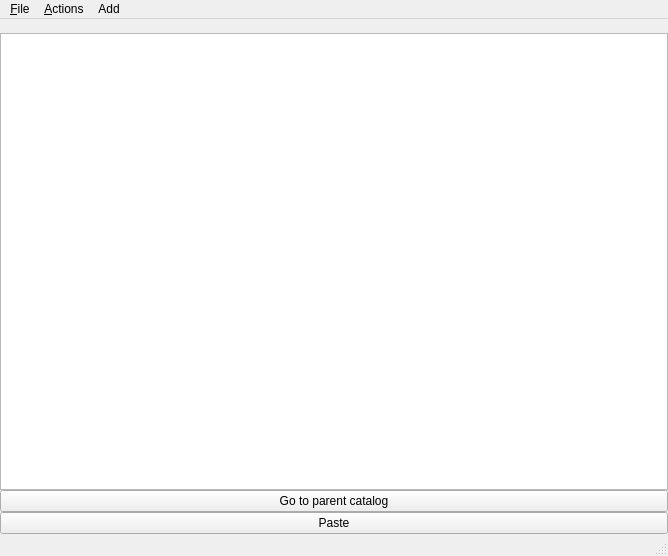
<?xml version="1.0" encoding="UTF-8"?>
<ui version="4.0">
 <class>MainWindow</class>
 <widget class="QMainWindow" name="MainWindow">
  <property name="geometry">
   <rect>
    <x>0</x>
    <y>0</y>
    <width>668</width>
    <height>556</height>
   </rect>
  </property>
  <property name="sizePolicy">
   <sizepolicy hsizetype="Maximum" vsizetype="Maximum">
    <horstretch>0</horstretch>
    <verstretch>0</verstretch>
   </sizepolicy>
  </property>
  <property name="windowTitle">
   <string>Filesystem</string>
  </property>
  <widget class="QWidget" name="centralwidget">
   <layout class="QVBoxLayout">
    <property name="spacing">
     <number>0</number>
    </property>
    <property name="leftMargin">
     <number>0</number>
    </property>
    <property name="topMargin">
     <number>0</number>
    </property>
    <property name="rightMargin">
     <number>0</number>
    </property>
    <property name="bottomMargin">
     <number>0</number>
    </property>
    <item>
     <widget class="QLabel" name="loginStatusLabel">
      <property name="text">
       <string/>
      </property>
     </widget>
    </item>
    <item>
     <widget class="QListView" name="FSlistView">
      <property name="enabled">
       <bool>true</bool>
      </property>
      <property name="sizePolicy">
       <sizepolicy hsizetype="Expanding" vsizetype="Expanding">
        <horstretch>0</horstretch>
        <verstretch>0</verstretch>
       </sizepolicy>
      </property>
     </widget>
    </item>
    <item>
     <widget class="QPushButton" name="gotoParentCatalog_Button">
      <property name="text">
       <string>Go to parent catalog</string>
      </property>
     </widget>
    </item>
    <item>
     <widget class="QPushButton" name="pasteButton">
      <property name="enabled">
       <bool>true</bool>
      </property>
      <property name="text">
       <string>Paste</string>
      </property>
     </widget>
    </item>
   </layout>
  </widget>
  <widget class="QMenuBar" name="menubar">
   <property name="geometry">
    <rect>
     <x>0</x>
     <y>0</y>
     <width>668</width>
     <height>25</height>
    </rect>
   </property>
   <widget class="QMenu" name="fileMenu">
    <property name="title">
     <string>&amp;File</string>
    </property>
    <addaction name="actionLogin"/>
    <addaction name="actionAdd_user"/>
    <addaction name="actionDelete_user"/>
    <addaction name="actionLogout"/>
    <addaction name="separator"/>
    <addaction name="actionSave_FileSystem"/>
    <addaction name="actionLoad_FileSystem"/>
    <addaction name="separator"/>
    <addaction name="exitAction"/>
   </widget>
   <widget class="QMenu" name="actionsMenu">
    <property name="title">
     <string>&amp;Actions</string>
    </property>
    <widget class="QMenu" name="menuFile">
     <property name="title">
      <string>File</string>
     </property>
     <addaction name="actionInformation"/>
     <addaction name="actionType"/>
     <addaction name="actionView_privileges"/>
     <addaction name="actionChange_Access"/>
    </widget>
    <addaction name="menuFile"/>
    <addaction name="actionCatalog"/>
   </widget>
   <widget class="QMenu" name="menuAdd">
    <property name="title">
     <string>Add</string>
    </property>
    <addaction name="actionAdd_File_2"/>
    <addaction name="actionAdd_Catalog_2"/>
   </widget>
   <addaction name="fileMenu"/>
   <addaction name="actionsMenu"/>
   <addaction name="menuAdd"/>
  </widget>
  <widget class="QStatusBar" name="statusbar"/>
  <action name="exitAction">
   <property name="enabled">
    <bool>true</bool>
   </property>
   <property name="text">
    <string>E&amp;xit</string>
   </property>
   <property name="shortcut">
    <string>Ctrl+Q</string>
   </property>
  </action>
  <action name="insertRowAction">
   <property name="text">
    <string>Insert Row</string>
   </property>
   <property name="shortcut">
    <string>Ctrl+I, R</string>
   </property>
  </action>
  <action name="removeRowAction">
   <property name="text">
    <string>Remove Row</string>
   </property>
   <property name="shortcut">
    <string>Ctrl+R, R</string>
   </property>
  </action>
  <action name="insertColumnAction">
   <property name="text">
    <string>Insert Column</string>
   </property>
   <property name="shortcut">
    <string>Ctrl+I, C</string>
   </property>
  </action>
  <action name="removeColumnAction">
   <property name="text">
    <string>Remove Column</string>
   </property>
   <property name="shortcut">
    <string>Ctrl+R, C</string>
   </property>
  </action>
  <action name="insertChildAction">
   <property name="text">
    <string>Insert Child</string>
   </property>
   <property name="shortcut">
    <string>Ctrl+N</string>
   </property>
  </action>
  <action name="actionInfo_about_filesystem">
   <property name="text">
    <string>info about filesystem</string>
   </property>
  </action>
  <action name="actionCheck_latest_version">
   <property name="text">
    <string>check latest version</string>
   </property>
  </action>
  <action name="actionAdd_Catalog">
   <property name="text">
    <string>Add Catalog</string>
   </property>
   <property name="shortcut">
    <string>Ctrl+C</string>
   </property>
  </action>
  <action name="actionAdd_File">
   <property name="text">
    <string>Add File</string>
   </property>
   <property name="shortcut">
    <string>Ctrl+F</string>
   </property>
  </action>
  <action name="actionEdit_File">
   <property name="text">
    <string>Edit File</string>
   </property>
  </action>
  <action name="actionEdit_Catalog">
   <property name="text">
    <string>Edit Catalog</string>
   </property>
  </action>
  <action name="actionEdit_Catalog_2">
   <property name="text">
    <string>Edit Catalog</string>
   </property>
  </action>
  <action name="actionEdit_File_2">
   <property name="text">
    <string>Edit File</string>
   </property>
  </action>
  <action name="actionAdd_File_2">
   <property name="text">
    <string>Add File</string>
   </property>
  </action>
  <action name="actionAdd_Catalog_2">
   <property name="text">
    <string>Add Catalog</string>
   </property>
  </action>
  <action name="actionLogin">
   <property name="text">
    <string>Login</string>
   </property>
  </action>
  <action name="actionCatalog">
   <property name="text">
    <string>Catalog</string>
   </property>
  </action>
  <action name="actionEdit">
   <property name="text">
    <string>Edit</string>
   </property>
  </action>
  <action name="actionInformation">
   <property name="text">
    <string>Information</string>
   </property>
  </action>
  <action name="actionType">
   <property name="text">
    <string>Type</string>
   </property>
  </action>
  <action name="actionView_privileges">
   <property name="text">
    <string>View Permissions</string>
   </property>
  </action>
  <action name="actionChange_Access">
   <property name="text">
    <string>Change Permissions</string>
   </property>
  </action>
  <action name="actionSave_FileSystem">
   <property name="text">
    <string>Save FileSystem</string>
   </property>
  </action>
  <action name="actionLoad_FileSystem">
   <property name="text">
    <string>Load FileSystem</string>
   </property>
  </action>
  <action name="actionLogout">
   <property name="text">
    <string>Logout</string>
   </property>
  </action>
  <action name="actionAdd_user">
   <property name="text">
    <string>Add user (only for ADMIN)</string>
   </property>
  </action>
  <action name="actionDelete_user">
   <property name="text">
    <string>Delete user (only for ADMIN)</string>
   </property>
  </action>
 </widget>
 <resources/>
 <connections/>
</ui>
